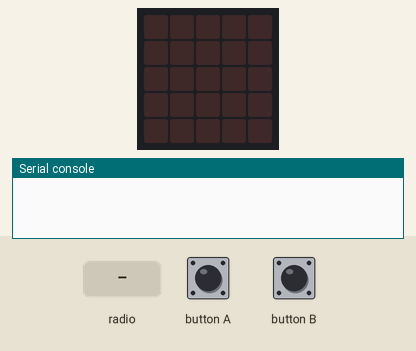
Bench run of a program on a simulated BBC micro:bit (MakeCode). Shown: the board's 5×5 LED display, the last lines printed to the serial console. The test bench sets the inputs (shaded band). No radio messages arrive unless stated (any console line starting 'radio sent:' is added by the test bench).

Above: at 1.2 s.
1.3 s: radio message "smile" arrives
At 2.5 s:
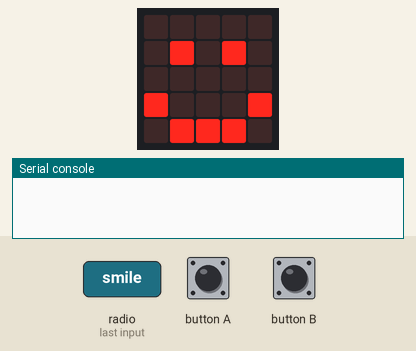
2.8 s: button A pressed for 0.15 s
At 3.2 s:
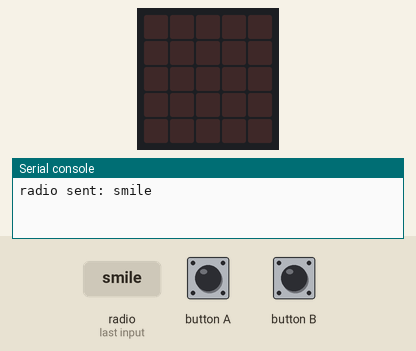
4.4 s: radio message "worm" arrives
At 5.0 s:
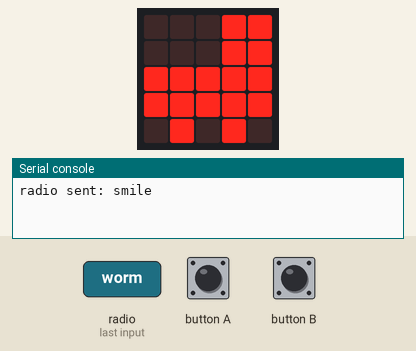
5.9 s: radio message "sad" arrives
At 7.1 s:
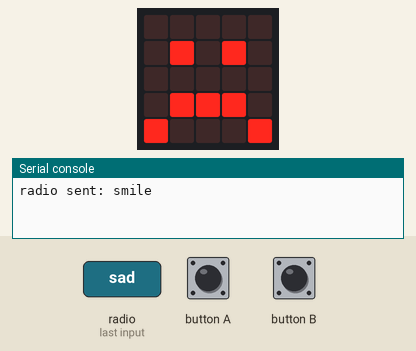
7.4 s: button B pressed for 0.15 s
At 7.9 s:
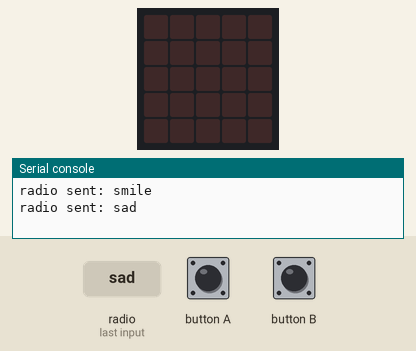
Timing chart, 0 to 10.4 s (numbered marks = the images above; inputs shaded):
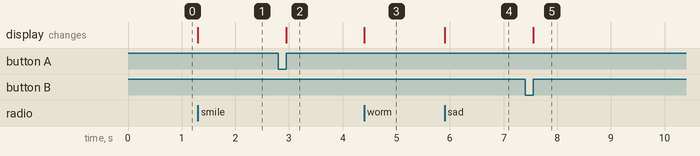

The program:

main.ts
```typescript
input.onButtonPressed(Button.A, function () {
    basic.clearScreen()
    radio.sendString("smile")
})
input.onGesture(Gesture.Shake, function () {
    basic.clearScreen()
    radio.sendString("worm")
})
radio.onReceivedString(function (receivedString) {
    if (receivedString == "smile") {
        basic.showIcon(IconNames.Happy)
    }
    if (receivedString == "sad") {
        basic.showIcon(IconNames.Sad)
    }
    if (receivedString == "worm") {
        basic.showIcon(IconNames.Rollerskate)
    }
})
input.onButtonPressed(Button.B, function () {
    basic.clearScreen()
    radio.sendString("sad")
})
radio.setGroup(911)
```

test.ts
```typescript
// aquí va el archivo "tests"; esto no se compilará cuando este paquete se utilice como una extensión.
```

Measured:
- after the input at 1.3 s, the display: changes at once (image 1)
- after the input at 2.8 s, the display: changes after 0.15 s (image 2)
- after the input at 4.4 s, the display: changes at once (image 3)
- after the input at 5.9 s, the display: changes at once (image 4)
- after the input at 7.4 s, the display: changes after 0.15 s (image 5)
